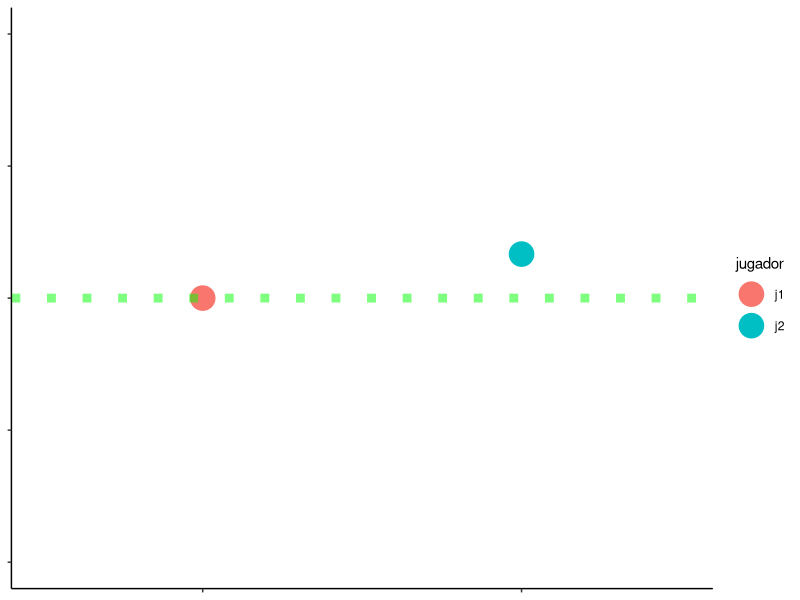
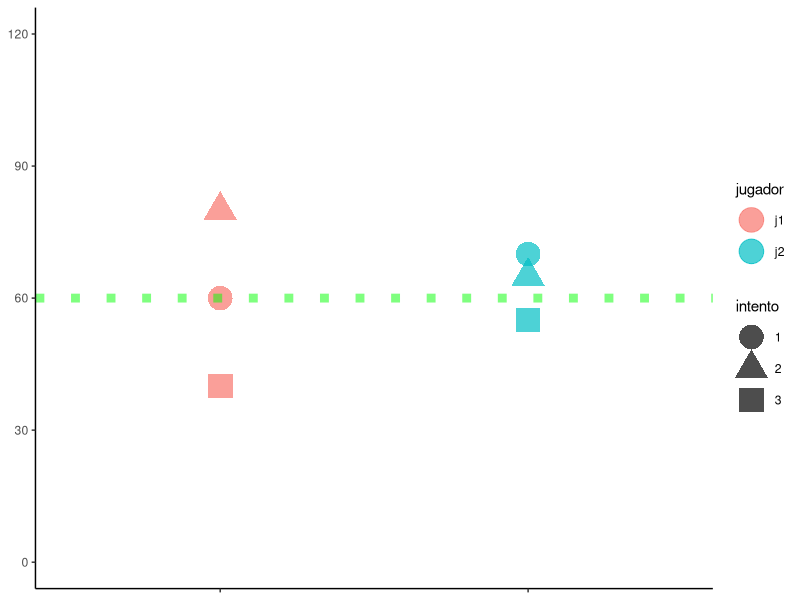
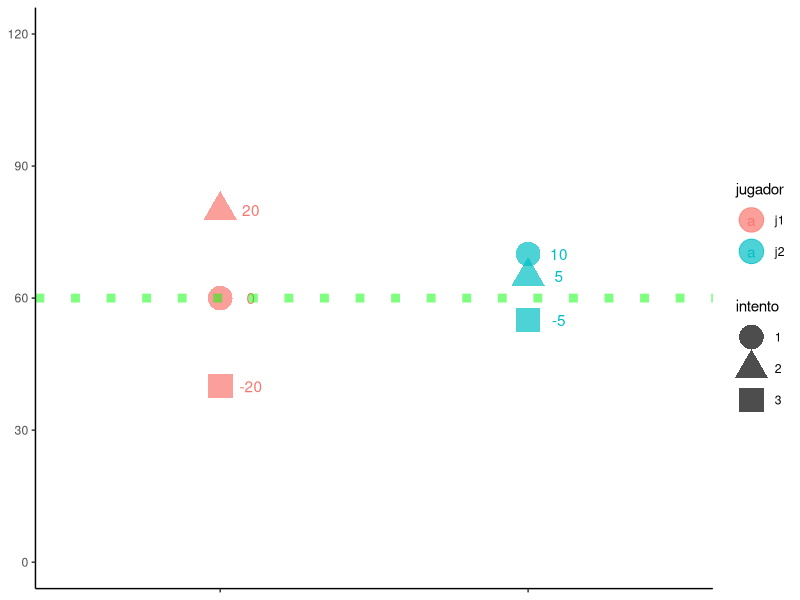
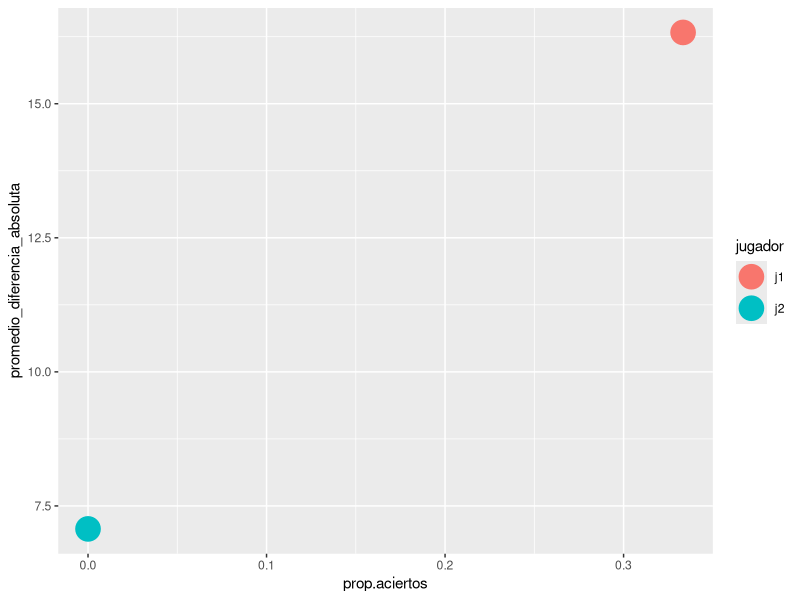
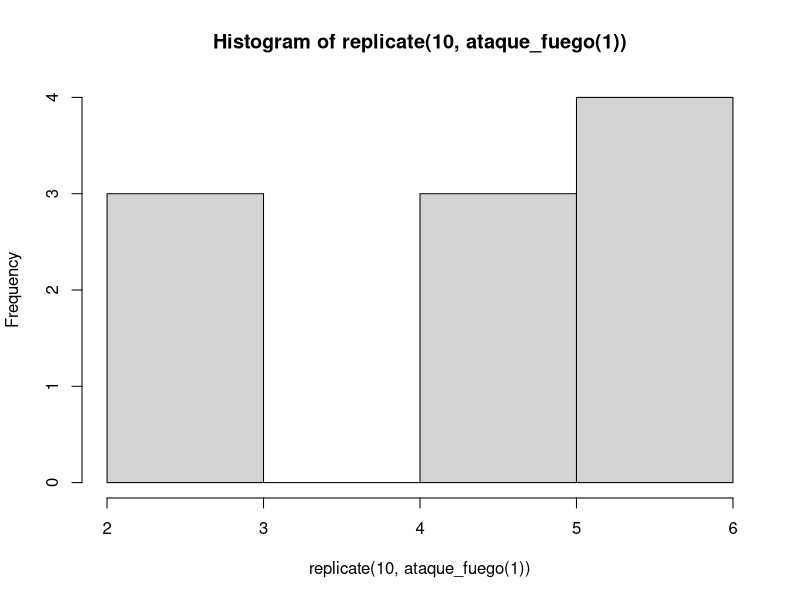
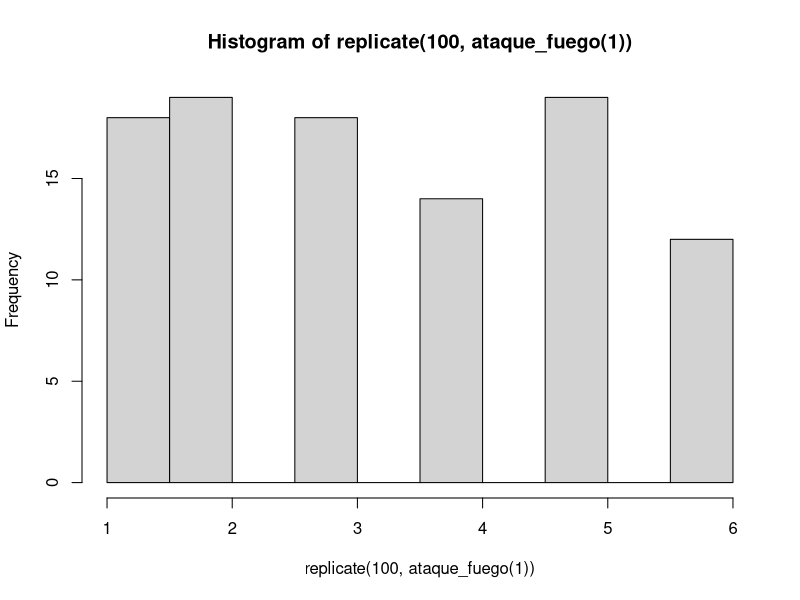
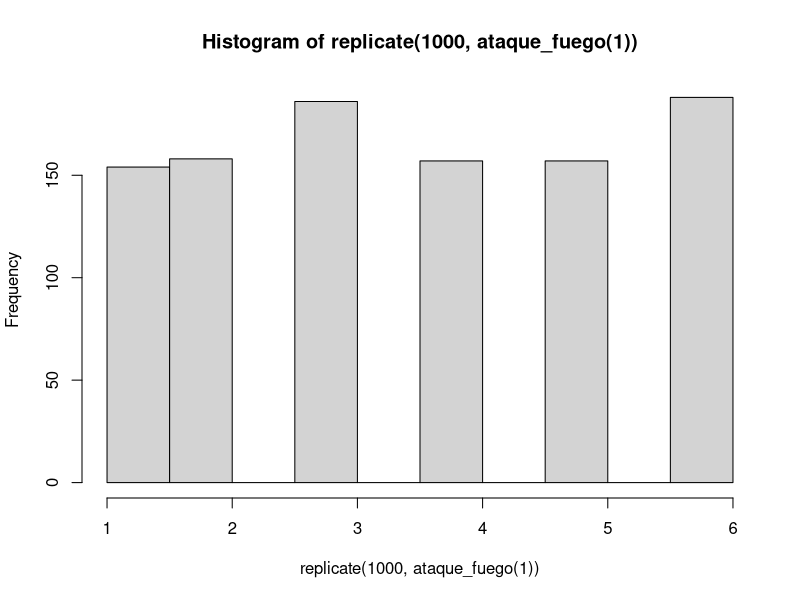
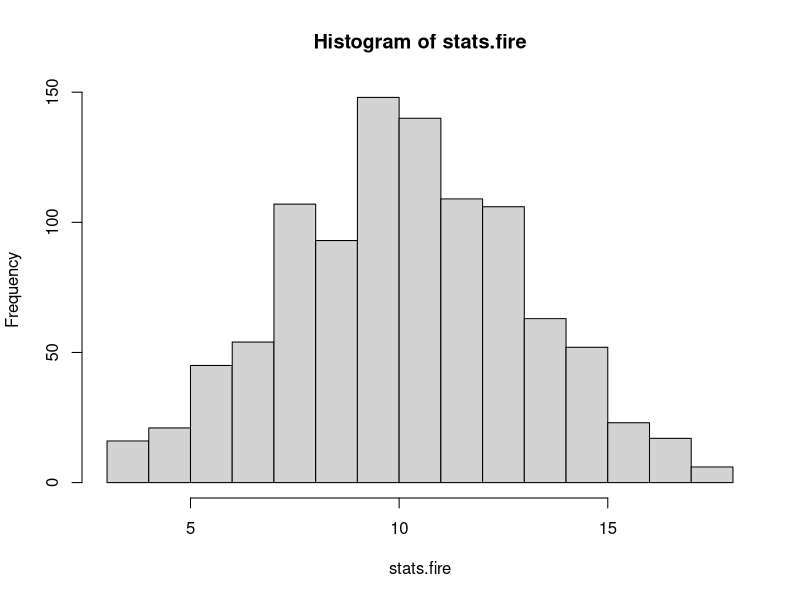

Here is the R script that generated these plots, in order:
## ---- chunk 1
knitr::opts_chunk$set(echo = TRUE, fig.align="center")
## ---- chunk 2
j1 <- c(60, 80, 40)
j2 <- c(70, 65, 55)
## ---- chunk 3
puntos <- data.frame(rbind(j1,j2))
## ---- chunk 4
colnames(puntos) <- c("intento1", "intento2", "intento3")
## ---- chunk 5
library(dplyr) 
puntos <- puntos %>% 
  mutate(jugador = rownames(puntos))
print(puntos)
## ---- chunk 6

library(ggplot2) 
ggplot(puntos, aes(jugador, intento1, color = jugador)) +
  geom_point(size = 8) + 
  geom_hline(yintercept =  60, color = "green", linetype = "dotted", 
             size = 3, alpha = 0.5) +
  scale_y_continuous(limits = c(0,120),  breaks = c(0,30,60, 90, 120))+
  theme_classic() +
  theme( axis.text.x = element_blank(),
         axis.title.y = element_blank(),
         axis.text.y = element_blank(),
         axis.title.x = element_blank()
  ) 
  
## ---- chunk 7
library(tidyr)
puntos <- puntos %>% 
  pivot_longer(cols = -jugador, names_to = "intento", names_prefix = "intento",
               values_to = "distancia")
## ---- chunk 8
ggplot(puntos, aes(jugador, distancia, shape = intento, color = jugador)) +
  geom_point(size = 8, alpha = 0.7) +
  geom_hline(yintercept =  60, color = "green", linetype = "dotted", 
             size = 3, alpha = 0.5) +
  scale_y_continuous(limits = c(0,120), breaks = c(0,30,60, 90, 120))+
  theme_classic() +
  theme(axis.text.x = element_blank(),
        axis.title.x = element_blank(),
        axis.title.y = element_blank()
  )
## ---- chunk 9
puntos <- puntos %>% 
  mutate(diferencia = distancia - 60) 
print(puntos)
## ---- chunk 10
ggplot(puntos, aes(jugador, distancia, shape = intento, color = jugador)) +
  geom_point(size = 8, alpha = 0.7) +
  geom_text(aes(label = diferencia), position = position_nudge(x=0.1))+
  #anotamos con esta nueva linea la diferencia en el grafico
  geom_hline(yintercept =  60, color = "green", linetype = "dotted", 
             size = 3, alpha = 0.5) +
  scale_y_continuous(limits = c(0,120), breaks = c(0,30,60, 90, 120))+
  theme_classic() +
  theme(axis.text.x = element_blank(),
        axis.title.x = element_blank(),
        axis.title.y = element_blank()
  )
## ---- chunk 11
puntos <- puntos %>% 
  group_by(jugador) %>%  #primero agrupar datos por jugador
  mutate(promedio_jugador = mean(distancia))
print(puntos)
## ---- chunk 12
puntos <- puntos %>% 
  group_by(jugador) %>%  #primero agrupar datos por jugador
  mutate(promedio_diferencia = mean(diferencia)) %>% 
  mutate(promedio_diferencia_absoluta = sqrt(mean(diferencia^2))) 
#en la última linea, se elevó la diferencia al cruadrado para dejarlo en una medida #absoluta del error de cada jugador con ^2 y luego se volvió a la medida original
#usando sqrt(), esto es,  la raiz cuadrada
print(puntos)
## ---- chunk 13
puntos <- puntos %>% 
mutate(resultado = ifelse(diferencia  == 0, "Acierto", "Fallo"))
#entonces, si la diferencia es 0, significá que acertó. Cualquier otro numero será
#un fallo. 
#Y entonces hacemos un tabla para resumir los resultados
table(puntos$resultado, puntos$jugador)
## ---- chunk 14
puntos <- puntos %>% 
  group_by(jugador) %>% 
  summarise(prop.aciertos = mean(resultado == "Acierto"), 
            promedio_diferencia_absoluta = max(promedio_diferencia_absoluta)) 

## ---- chunk 15
ggplot(puntos, aes(prop.aciertos, promedio_diferencia_absoluta, color = jugador))+
  geom_point(size = 8)
## ---- chunk 16
d6 <- c(1,2,3,4, 5,6) 
## ---- chunk 17
sample(d6, 1)
## ---- chunk 18
sample(d6, 3)
## ---- chunk 19

ataque_fuego <- function(x){
  sample(d6, 1) * x
}
## ---- chunk 20

stats.fire <- replicate(1000, ataque_fuego(1)+ ataque_fuego(1)
                   + ataque_fuego(1))
## ---- chunk 21
d4 <- c(1,2,3,4) 
## ---- chunk 22
ataque_rayos <- function(x){
  sample(d4, 1) + 2 + x
}

## ---- chunk 23
stats.ray <- replicate(1000, ataque_rayos(1)+ ataque_rayos(1)
                        + ataque_rayos(1))
## ---- chunk 24
hist(replicate(10, ataque_fuego(1)))

hist(replicate(100, ataque_fuego(1)))

hist(replicate(1000, ataque_fuego(1)))

hist(stats.fire)

## ---- chunk 25
max(stats.fire)
## ---- chunk 26
max(stats.ray)
## ---- chunk 27
max(stats.fire)-max(stats.ray)
## ---- chunk 28
stats <- data.frame(stats.fire,stats.ray)
## ---- chunk 29
str(stats)
## ---- chunk 30
class(stats.fire)
class(stats.ray)
## ---- chunk 31
mean(stats.fire)
mean(stats.ray)
## ---- chunk 32
mean(stats.fire)-mean(stats.ray)
## ---- chunk 33
summary(stats)
## ---- chunk 34
c.fisica <- 4
poder = c.fisica

poder

## ---- chunk 35
poder - c.fisica
## ---- chunk 36

c.fisica <- rnorm(100, 6, 2)
c.fisica

## ---- chunk 37
round(c.fisica)
## ---- chunk 38
hist(c.fisica)
## ---- chunk 39
tamaño <- rnorm(100,60, 30)
tamaño
hist(tamaño)
## ---- chunk 40
poder = tamaño + c.fisica
hist(poder)

## ---- chunk 41
scatter.smooth(c.fisica,poder)
scatter.smooth(tamaño,poder)
## ---- chunk 42
std.c.fisica <- scale(c.fisica)
std.tamaño <- scale(tamaño)
std.poder = std.tamaño + std.c.fisica

scatter.smooth(std.c.fisica, std.poder)
scatter.smooth(std.tamaño, std.poder)
